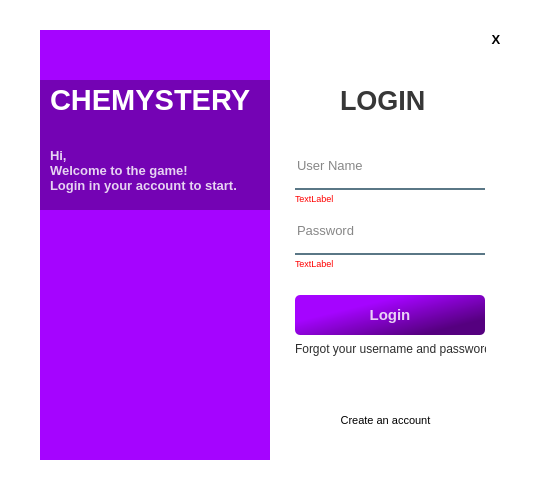
<?xml version="1.0" encoding="UTF-8"?>
<ui version="4.0">
 <class>Form</class>
 <widget class="QWidget" name="Form">
  <property name="geometry">
   <rect>
    <x>0</x>
    <y>0</y>
    <width>543</width>
    <height>502</height>
   </rect>
  </property>
  <property name="windowTitle">
   <string>Form</string>
  </property>
  <property name="styleSheet">
   <string notr="true">#Form {
	background: transparent;
}</string>
  </property>
  <widget class="QStackedWidget" name="stackedWidget">
   <property name="geometry">
    <rect>
     <x>0</x>
     <y>0</y>
     <width>550</width>
     <height>500</height>
    </rect>
   </property>
   <property name="currentIndex">
    <number>0</number>
   </property>
   <widget class="QWidget" name="page">
    <widget class="QWidget" name="widget" native="true">
     <property name="geometry">
      <rect>
       <x>0</x>
       <y>0</y>
       <width>550</width>
       <height>500</height>
      </rect>
     </property>
     <property name="styleSheet">
      <string notr="true"/>
     </property>
     <widget class="QLabel" name="label">
      <property name="geometry">
       <rect>
        <x>40</x>
        <y>30</y>
        <width>280</width>
        <height>430</height>
       </rect>
      </property>
      <property name="styleSheet">
       <string notr="true">background-color: rgba(165,4,255, 255);</string>
      </property>
      <property name="text">
       <string/>
      </property>
     </widget>
     <widget class="QLabel" name="label_3">
      <property name="geometry">
       <rect>
        <x>270</x>
        <y>30</y>
        <width>240</width>
        <height>430</height>
       </rect>
      </property>
      <property name="styleSheet">
       <string notr="true">background-color: rgba(255, 255, 255, 255);
border-bottom-right-radius: 50px;</string>
      </property>
      <property name="text">
       <string/>
      </property>
     </widget>
     <widget class="QLabel" name="label_4">
      <property name="geometry">
       <rect>
        <x>340</x>
        <y>80</y>
        <width>100</width>
        <height>40</height>
       </rect>
      </property>
      <property name="font">
       <font>
        <pointsize>20</pointsize>
        <weight>75</weight>
        <bold>true</bold>
       </font>
      </property>
      <property name="styleSheet">
       <string notr="true">color: rgba(0,0,0,200);</string>
      </property>
      <property name="text">
       <string>LOGIN</string>
      </property>
     </widget>
     <widget class="QLineEdit" name="userText">
      <property name="geometry">
       <rect>
        <x>295</x>
        <y>150</y>
        <width>190</width>
        <height>40</height>
       </rect>
      </property>
      <property name="font">
       <font>
        <pointsize>10</pointsize>
       </font>
      </property>
      <property name="styleSheet">
       <string notr="true">border: none;
border-bottom: 2px solid rgba(45,82,101,200);
color: rgba(0,0,0,240);
padding-bottom: 7px;</string>
      </property>
      <property name="placeholderText">
       <string>User Name</string>
      </property>
     </widget>
     <widget class="QLineEdit" name="passwordText">
      <property name="geometry">
       <rect>
        <x>295</x>
        <y>215</y>
        <width>190</width>
        <height>40</height>
       </rect>
      </property>
      <property name="font">
       <font>
        <pointsize>10</pointsize>
       </font>
      </property>
      <property name="styleSheet">
       <string notr="true">border: none;
border-bottom: 2px solid rgba(45,82,101,200);
color: rgba(0,0,0,240);
padding-bottom: 7px;</string>
      </property>
      <property name="echoMode">
       <enum>QLineEdit::Password</enum>
      </property>
      <property name="placeholderText">
       <string>Password</string>
      </property>
     </widget>
     <widget class="QPushButton" name="loginBtn">
      <property name="geometry">
       <rect>
        <x>295</x>
        <y>295</y>
        <width>190</width>
        <height>40</height>
       </rect>
      </property>
      <property name="font">
       <font>
        <pointsize>11</pointsize>
        <weight>75</weight>
        <bold>true</bold>
       </font>
      </property>
      <property name="styleSheet">
       <string notr="true">QPushButton#loginBtn {
	background-color: qlineargradient(spread:pad, x1:0.284091, y1:0.341, x2:0.908727, y2:0.881, stop:0 rgba(165, 4, 255, 255), stop:0.863636 rgba(85, 0, 127, 255));
	color: rgba(255,255,255,210);
	border-radius: 5px
	
}

QPushButton#loginBtn:hover {	
	background-color: qlineargradient(spread:pad, x1:0.880682, y1:0.875, x2:0.272364, y2:0.313, stop:0 rgba(165, 4, 255, 255), stop:0.863636 rgba(85, 0, 127, 255));
}

QPushButton#loginBtn:pressed {
	padding: 2px 0 0 2px;
	background-color:  rgba(165,4,255,255);
	border: 2px solid rgba(165,4,255,255)
}</string>
      </property>
      <property name="text">
       <string>Login</string>
      </property>
     </widget>
     <widget class="QLabel" name="label_5">
      <property name="geometry">
       <rect>
        <x>295</x>
        <y>341</y>
        <width>191</width>
        <height>16</height>
       </rect>
      </property>
      <property name="styleSheet">
       <string notr="true">color: rgba(0,0,0,210);</string>
      </property>
      <property name="text">
       <string>&lt;html&gt;&lt;head/&gt;&lt;body&gt;&lt;p align=&quot;center&quot;&gt;Forgot your username and password?&lt;/p&gt;&lt;/body&gt;&lt;/html&gt;</string>
      </property>
     </widget>
     <widget class="QLabel" name="label_6">
      <property name="geometry">
       <rect>
        <x>40</x>
        <y>80</y>
        <width>230</width>
        <height>130</height>
       </rect>
      </property>
      <property name="font">
       <font>
        <pointsize>22</pointsize>
        <weight>75</weight>
        <bold>true</bold>
       </font>
      </property>
      <property name="styleSheet">
       <string notr="true">background-color: rgba(0,0,0,75);</string>
      </property>
      <property name="text">
       <string/>
      </property>
     </widget>
     <widget class="QLabel" name="label_7">
      <property name="geometry">
       <rect>
        <x>50</x>
        <y>80</y>
        <width>201</width>
        <height>40</height>
       </rect>
      </property>
      <property name="font">
       <font>
        <pointsize>22</pointsize>
        <weight>75</weight>
        <bold>true</bold>
       </font>
      </property>
      <property name="styleSheet">
       <string notr="true">color: rgb(255,255,255)</string>
      </property>
      <property name="text">
       <string>CHEMYSTERY</string>
      </property>
     </widget>
     <widget class="QLabel" name="label_8">
      <property name="geometry">
       <rect>
        <x>50</x>
        <y>145</y>
        <width>220</width>
        <height>50</height>
       </rect>
      </property>
      <property name="font">
       <font>
        <pointsize>10</pointsize>
        <weight>75</weight>
        <bold>true</bold>
       </font>
      </property>
      <property name="styleSheet">
       <string notr="true">color: rgba(255,255,255,210);</string>
      </property>
      <property name="text">
       <string>Hi,
Welcome to the game!
Login in your account to start.</string>
      </property>
     </widget>
     <widget class="QLabel" name="close_label">
      <property name="geometry">
       <rect>
        <x>486</x>
        <y>30</y>
        <width>20</width>
        <height>20</height>
       </rect>
      </property>
      <property name="font">
       <font>
        <pointsize>10</pointsize>
        <weight>75</weight>
        <bold>true</bold>
       </font>
      </property>
      <property name="styleSheet">
       <string notr="true">color: black;
</string>
      </property>
      <property name="text">
       <string>&lt;html&gt;&lt;head/&gt;&lt;body&gt;&lt;p align=&quot;center&quot;&gt;X&lt;/p&gt;&lt;/body&gt;&lt;/html&gt;</string>
      </property>
     </widget>
     <widget class="QPushButton" name="goToRegister">
      <property name="geometry">
       <rect>
        <x>290</x>
        <y>410</y>
        <width>191</width>
        <height>21</height>
       </rect>
      </property>
      <property name="styleSheet">
       <string notr="true">border: none;
font-size: 11px</string>
      </property>
      <property name="text">
       <string>Create an account</string>
      </property>
     </widget>
     <widget class="QLabel" name="label_10">
      <property name="geometry">
       <rect>
        <x>105</x>
        <y>350</y>
        <width>100</width>
        <height>100</height>
       </rect>
      </property>
      <property name="styleSheet">
       <string notr="true">image: url(:/images/images/logo4.png);</string>
      </property>
      <property name="text">
       <string/>
      </property>
     </widget>
     <widget class="QLabel" name="erroUser">
      <property name="geometry">
       <rect>
        <x>295</x>
        <y>190</y>
        <width>191</width>
        <height>16</height>
       </rect>
      </property>
      <property name="styleSheet">
       <string notr="true">#erroUser {
	color: red;
	font-size: 7pt;
}</string>
      </property>
      <property name="text">
       <string>TextLabel</string>
      </property>
     </widget>
     <widget class="QLabel" name="erroSenha">
      <property name="geometry">
       <rect>
        <x>295</x>
        <y>255</y>
        <width>191</width>
        <height>16</height>
       </rect>
      </property>
      <property name="styleSheet">
       <string notr="true">#erroSenha {
	color: red;
	font-size: 7pt;
}</string>
      </property>
      <property name="text">
       <string>TextLabel</string>
      </property>
     </widget>
    </widget>
   </widget>
   <widget class="QWidget" name="page_2">
    <widget class="QWidget" name="widget_2" native="true">
     <property name="geometry">
      <rect>
       <x>0</x>
       <y>0</y>
       <width>550</width>
       <height>500</height>
      </rect>
     </property>
     <property name="styleSheet">
      <string notr="true"/>
     </property>
     <widget class="QLabel" name="label_9">
      <property name="geometry">
       <rect>
        <x>40</x>
        <y>30</y>
        <width>280</width>
        <height>430</height>
       </rect>
      </property>
      <property name="styleSheet">
       <string notr="true">background-color: rgba(165,4,255, 255);</string>
      </property>
      <property name="text">
       <string/>
      </property>
     </widget>
     <widget class="QLabel" name="label_11">
      <property name="geometry">
       <rect>
        <x>270</x>
        <y>30</y>
        <width>240</width>
        <height>430</height>
       </rect>
      </property>
      <property name="styleSheet">
       <string notr="true">background-color: rgba(255, 255, 255, 255);
border-bottom-right-radius: 50px;</string>
      </property>
      <property name="text">
       <string/>
      </property>
     </widget>
     <widget class="QLabel" name="label_12">
      <property name="geometry">
       <rect>
        <x>321</x>
        <y>80</y>
        <width>142</width>
        <height>33</height>
       </rect>
      </property>
      <property name="font">
       <font>
        <pointsize>20</pointsize>
        <weight>75</weight>
        <bold>true</bold>
       </font>
      </property>
      <property name="styleSheet">
       <string notr="true">color: rgba(0,0,0,200);</string>
      </property>
      <property name="text">
       <string>REGISTER</string>
      </property>
     </widget>
     <widget class="QLineEdit" name="regUserText">
      <property name="geometry">
       <rect>
        <x>295</x>
        <y>130</y>
        <width>190</width>
        <height>40</height>
       </rect>
      </property>
      <property name="font">
       <font>
        <pointsize>10</pointsize>
       </font>
      </property>
      <property name="styleSheet">
       <string notr="true">background-color: rgba(0,0,0,0);
border: none;
border-bottom: 2px solid rgba(45,82,101,200);
color: rgba(0,0,0,240);
padding-bottom: 7px;</string>
      </property>
      <property name="placeholderText">
       <string>User Name</string>
      </property>
     </widget>
     <widget class="QLineEdit" name="regPasswordText">
      <property name="geometry">
       <rect>
        <x>295</x>
        <y>230</y>
        <width>190</width>
        <height>40</height>
       </rect>
      </property>
      <property name="font">
       <font>
        <pointsize>10</pointsize>
       </font>
      </property>
      <property name="styleSheet">
       <string notr="true">background-color: rgba(0,0,0,0);
border: none;
border-bottom: 2px solid rgba(45,82,101,200);
color: rgba(0,0,0,240);
padding-bottom: 7px;</string>
      </property>
      <property name="echoMode">
       <enum>QLineEdit::Password</enum>
      </property>
      <property name="placeholderText">
       <string>Password</string>
      </property>
     </widget>
     <widget class="QPushButton" name="registerBtn">
      <property name="geometry">
       <rect>
        <x>295</x>
        <y>350</y>
        <width>190</width>
        <height>40</height>
       </rect>
      </property>
      <property name="font">
       <font>
        <pointsize>11</pointsize>
        <weight>75</weight>
        <bold>true</bold>
       </font>
      </property>
      <property name="styleSheet">
       <string notr="true">QPushButton#registerBtn {
	background-color: qlineargradient(spread:pad, x1:0.284091, y1:0.341, x2:0.908727, y2:0.881, stop:0 rgba(165, 4, 255, 255), stop:0.863636 rgba(85, 0, 127, 255));
	color: rgba(255,255,255,210);
	border-radius: 5px
	
}

QPushButton#registerBtn:hover {	
	background-color: qlineargradient(spread:pad, x1:0.880682, y1:0.875, x2:0.272364, y2:0.313, stop:0 rgba(165, 4, 255, 255), stop:0.863636 rgba(85, 0, 127, 255));
}

QPushButton#registerBtn:pressed {
	padding: 2px 0 0 2px;
	background-color:  rgba(165,4,255,255);
	border: 2px solid rgba(165,4,255,255)
}</string>
      </property>
      <property name="text">
       <string>Register</string>
      </property>
     </widget>
     <widget class="QLabel" name="label_14">
      <property name="geometry">
       <rect>
        <x>40</x>
        <y>80</y>
        <width>230</width>
        <height>130</height>
       </rect>
      </property>
      <property name="font">
       <font>
        <pointsize>22</pointsize>
        <weight>75</weight>
        <bold>true</bold>
       </font>
      </property>
      <property name="styleSheet">
       <string notr="true">background-color: rgba(0,0,0,75);</string>
      </property>
      <property name="text">
       <string/>
      </property>
     </widget>
     <widget class="QLabel" name="label_15">
      <property name="geometry">
       <rect>
        <x>50</x>
        <y>80</y>
        <width>201</width>
        <height>40</height>
       </rect>
      </property>
      <property name="font">
       <font>
        <pointsize>22</pointsize>
        <weight>75</weight>
        <bold>true</bold>
       </font>
      </property>
      <property name="styleSheet">
       <string notr="true">color: rgba(255,255,255,255)</string>
      </property>
      <property name="text">
       <string>CHEMYSTERY</string>
      </property>
     </widget>
     <widget class="QLabel" name="label_16">
      <property name="geometry">
       <rect>
        <x>50</x>
        <y>145</y>
        <width>220</width>
        <height>50</height>
       </rect>
      </property>
      <property name="font">
       <font>
        <pointsize>10</pointsize>
        <weight>75</weight>
        <bold>true</bold>
       </font>
      </property>
      <property name="styleSheet">
       <string notr="true">color: rgba(255,255,255,210);</string>
      </property>
      <property name="text">
       <string>Hi,
Welcome to the game!
Login in your account to start.</string>
      </property>
     </widget>
     <widget class="QLabel" name="close_label_2">
      <property name="geometry">
       <rect>
        <x>486</x>
        <y>30</y>
        <width>20</width>
        <height>20</height>
       </rect>
      </property>
      <property name="font">
       <font>
        <pointsize>10</pointsize>
        <weight>75</weight>
        <bold>true</bold>
       </font>
      </property>
      <property name="styleSheet">
       <string notr="true">color: black;
</string>
      </property>
      <property name="text">
       <string>&lt;html&gt;&lt;head/&gt;&lt;body&gt;&lt;p align=&quot;center&quot;&gt;X&lt;/p&gt;&lt;/body&gt;&lt;/html&gt;</string>
      </property>
     </widget>
     <widget class="QLineEdit" name="regCPasswordtxt">
      <property name="geometry">
       <rect>
        <x>295</x>
        <y>280</y>
        <width>190</width>
        <height>40</height>
       </rect>
      </property>
      <property name="font">
       <font>
        <pointsize>10</pointsize>
       </font>
      </property>
      <property name="styleSheet">
       <string notr="true">background-color: rgba(0,0,0,0);
border: none;
border-bottom: 2px solid rgba(45,82,101,200);
color: rgba(0,0,0,240);
padding-bottom: 7px;</string>
      </property>
      <property name="echoMode">
       <enum>QLineEdit::Password</enum>
      </property>
      <property name="placeholderText">
       <string>Confirm password</string>
      </property>
     </widget>
     <widget class="QLineEdit" name="regEmailTxt">
      <property name="geometry">
       <rect>
        <x>295</x>
        <y>180</y>
        <width>190</width>
        <height>40</height>
       </rect>
      </property>
      <property name="font">
       <font>
        <pointsize>10</pointsize>
       </font>
      </property>
      <property name="styleSheet">
       <string notr="true">background-color: rgba(0,0,0,0);
border: none;
border-bottom: 2px solid rgba(45,82,101,200);
color: rgba(0,0,0,240);
padding-bottom: 7px;</string>
      </property>
      <property name="text">
       <string/>
      </property>
      <property name="placeholderText">
       <string>Email</string>
      </property>
     </widget>
     <widget class="QPushButton" name="goToLogin">
      <property name="geometry">
       <rect>
        <x>350</x>
        <y>410</y>
        <width>75</width>
        <height>23</height>
       </rect>
      </property>
      <property name="styleSheet">
       <string notr="true">border:none</string>
      </property>
      <property name="text">
       <string>Go To Login</string>
      </property>
     </widget>
     <widget class="QLabel" name="label_2">
      <property name="geometry">
       <rect>
        <x>105</x>
        <y>350</y>
        <width>100</width>
        <height>100</height>
       </rect>
      </property>
      <property name="styleSheet">
       <string notr="true">image: url(:/images/images/logo4.png);</string>
      </property>
      <property name="text">
       <string/>
      </property>
     </widget>
    </widget>
   </widget>
  </widget>
 </widget>
 <tabstops>
  <tabstop>regUserText</tabstop>
  <tabstop>regEmailTxt</tabstop>
  <tabstop>regPasswordText</tabstop>
  <tabstop>regCPasswordtxt</tabstop>
  <tabstop>registerBtn</tabstop>
  <tabstop>loginBtn</tabstop>
  <tabstop>userText</tabstop>
  <tabstop>goToRegister</tabstop>
  <tabstop>passwordText</tabstop>
  <tabstop>goToLogin</tabstop>
 </tabstops>
 <resources>
  <include location="resLogin.qrc"/>
 </resources>
 <connections/>
</ui>
